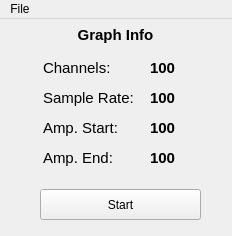
<?xml version="1.0" encoding="UTF-8"?>
<ui version="4.0">
 <class>MainWindow</class>
 <widget class="QMainWindow" name="MainWindow">
  <property name="geometry">
   <rect>
    <x>0</x>
    <y>0</y>
    <width>232</width>
    <height>236</height>
   </rect>
  </property>
  <property name="windowTitle">
   <string>Main</string>
  </property>
  <widget class="QWidget" name="centralwidget">
   <widget class="QPushButton" name="button_start">
    <property name="geometry">
     <rect>
      <x>40</x>
      <y>170</y>
      <width>161</width>
      <height>31</height>
     </rect>
    </property>
    <property name="text">
     <string>Start</string>
    </property>
   </widget>
   <widget class="QLabel" name="label">
    <property name="geometry">
     <rect>
      <x>50</x>
      <y>0</y>
      <width>131</width>
      <height>31</height>
     </rect>
    </property>
    <property name="font">
     <font>
      <pointsize>11</pointsize>
      <weight>75</weight>
      <bold>true</bold>
     </font>
    </property>
    <property name="text">
     <string>Graph Info</string>
    </property>
    <property name="alignment">
     <set>Qt::AlignCenter</set>
    </property>
   </widget>
   <widget class="QLabel" name="label_2">
    <property name="geometry">
     <rect>
      <x>43</x>
      <y>40</y>
      <width>100</width>
      <height>17</height>
     </rect>
    </property>
    <property name="font">
     <font>
      <pointsize>11</pointsize>
     </font>
    </property>
    <property name="text">
     <string>Channels: </string>
    </property>
   </widget>
   <widget class="QLabel" name="label_3">
    <property name="geometry">
     <rect>
      <x>43</x>
      <y>70</y>
      <width>100</width>
      <height>17</height>
     </rect>
    </property>
    <property name="font">
     <font>
      <pointsize>11</pointsize>
     </font>
    </property>
    <property name="text">
     <string>Sample Rate:</string>
    </property>
   </widget>
   <widget class="QLabel" name="label_4">
    <property name="geometry">
     <rect>
      <x>43</x>
      <y>100</y>
      <width>100</width>
      <height>17</height>
     </rect>
    </property>
    <property name="font">
     <font>
      <pointsize>11</pointsize>
     </font>
    </property>
    <property name="text">
     <string>Amp. Start:</string>
    </property>
   </widget>
   <widget class="QLabel" name="label_5">
    <property name="geometry">
     <rect>
      <x>43</x>
      <y>130</y>
      <width>100</width>
      <height>17</height>
     </rect>
    </property>
    <property name="font">
     <font>
      <pointsize>11</pointsize>
     </font>
    </property>
    <property name="text">
     <string>Amp. End:</string>
    </property>
   </widget>
   <widget class="QLabel" name="label_ch">
    <property name="geometry">
     <rect>
      <x>150</x>
      <y>40</y>
      <width>81</width>
      <height>17</height>
     </rect>
    </property>
    <property name="font">
     <font>
      <pointsize>11</pointsize>
      <weight>75</weight>
      <bold>true</bold>
     </font>
    </property>
    <property name="text">
     <string>100</string>
    </property>
   </widget>
   <widget class="QLabel" name="label_ampS">
    <property name="geometry">
     <rect>
      <x>150</x>
      <y>100</y>
      <width>81</width>
      <height>17</height>
     </rect>
    </property>
    <property name="font">
     <font>
      <pointsize>11</pointsize>
      <weight>75</weight>
      <bold>true</bold>
     </font>
    </property>
    <property name="text">
     <string>100</string>
    </property>
   </widget>
   <widget class="QLabel" name="label_sampleR">
    <property name="geometry">
     <rect>
      <x>150</x>
      <y>70</y>
      <width>81</width>
      <height>17</height>
     </rect>
    </property>
    <property name="font">
     <font>
      <pointsize>11</pointsize>
      <weight>75</weight>
      <bold>true</bold>
     </font>
    </property>
    <property name="text">
     <string>100</string>
    </property>
   </widget>
   <widget class="QLabel" name="label_ampE">
    <property name="geometry">
     <rect>
      <x>150</x>
      <y>130</y>
      <width>81</width>
      <height>17</height>
     </rect>
    </property>
    <property name="font">
     <font>
      <pointsize>11</pointsize>
      <weight>75</weight>
      <bold>true</bold>
     </font>
    </property>
    <property name="text">
     <string>100</string>
    </property>
   </widget>
  </widget>
  <widget class="QMenuBar" name="menubar">
   <property name="geometry">
    <rect>
     <x>0</x>
     <y>0</y>
     <width>232</width>
     <height>25</height>
    </rect>
   </property>
   <widget class="QMenu" name="menuFile">
    <property name="title">
     <string>File</string>
    </property>
    <addaction name="actionSettings"/>
   </widget>
   <addaction name="menuFile"/>
  </widget>
  <action name="actionSettings">
   <property name="text">
    <string>Settings</string>
   </property>
  </action>
 </widget>
 <resources/>
 <connections/>
</ui>
